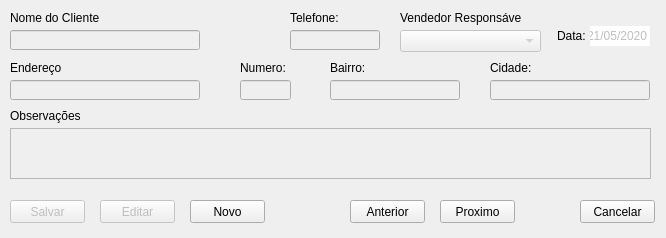
<?xml version="1.0" encoding="UTF-8"?>
<ui version="4.0">
 <class>tela_cadastro_cliente</class>
 <widget class="QMainWindow" name="tela_cadastro_cliente">
  <property name="enabled">
   <bool>true</bool>
  </property>
  <property name="geometry">
   <rect>
    <x>0</x>
    <y>0</y>
    <width>666</width>
    <height>238</height>
   </rect>
  </property>
  <property name="minimumSize">
   <size>
    <width>400</width>
    <height>200</height>
   </size>
  </property>
  <property name="windowTitle">
   <string>Cadastro de Clientes</string>
  </property>
  <widget class="QWidget" name="centralwidget">
   <widget class="QPushButton" name="pushButton_salvar">
    <property name="enabled">
     <bool>false</bool>
    </property>
    <property name="geometry">
     <rect>
      <x>10</x>
      <y>200</y>
      <width>75</width>
      <height>23</height>
     </rect>
    </property>
    <property name="text">
     <string>Salvar</string>
    </property>
   </widget>
   <widget class="QPushButton" name="pushButton_cancelar">
    <property name="geometry">
     <rect>
      <x>580</x>
      <y>200</y>
      <width>75</width>
      <height>23</height>
     </rect>
    </property>
    <property name="text">
     <string>Cancelar</string>
    </property>
   </widget>
   <widget class="QPushButton" name="pushButton_novo">
    <property name="geometry">
     <rect>
      <x>190</x>
      <y>200</y>
      <width>75</width>
      <height>23</height>
     </rect>
    </property>
    <property name="text">
     <string>Novo</string>
    </property>
   </widget>
   <widget class="QTextEdit" name="textEdit_observacoes">
    <property name="enabled">
     <bool>false</bool>
    </property>
    <property name="geometry">
     <rect>
      <x>10</x>
      <y>128</y>
      <width>641</width>
      <height>51</height>
     </rect>
    </property>
    <property name="toolTip">
     <string>Observações sobre o Orçamento</string>
    </property>
   </widget>
   <widget class="QLineEdit" name="lineEdit_telefone_cliente">
    <property name="enabled">
     <bool>false</bool>
    </property>
    <property name="geometry">
     <rect>
      <x>290</x>
      <y>30</y>
      <width>90</width>
      <height>20</height>
     </rect>
    </property>
    <property name="toolTip">
     <string>Telefone para contato</string>
    </property>
    <property name="text">
     <string/>
    </property>
   </widget>
   <widget class="QLabel" name="label_data">
    <property name="geometry">
     <rect>
      <x>557</x>
      <y>28</y>
      <width>31</width>
      <height>16</height>
     </rect>
    </property>
    <property name="focusPolicy">
     <enum>Qt::NoFocus</enum>
    </property>
    <property name="text">
     <string>Data:</string>
    </property>
   </widget>
   <widget class="QLineEdit" name="lineEdit_bairro_cliente">
    <property name="enabled">
     <bool>false</bool>
    </property>
    <property name="geometry">
     <rect>
      <x>330</x>
      <y>80</y>
      <width>130</width>
      <height>20</height>
     </rect>
    </property>
    <property name="toolTip">
     <string>Bairro da Obra</string>
    </property>
    <property name="text">
     <string/>
    </property>
   </widget>
   <widget class="QLabel" name="label_nome_cliente">
    <property name="geometry">
     <rect>
      <x>10</x>
      <y>10</y>
      <width>90</width>
      <height>16</height>
     </rect>
    </property>
    <property name="text">
     <string>Nome do Cliente:</string>
    </property>
   </widget>
   <widget class="QLabel" name="label_cidade_cliente">
    <property name="geometry">
     <rect>
      <x>490</x>
      <y>60</y>
      <width>41</width>
      <height>16</height>
     </rect>
    </property>
    <property name="text">
     <string>Cidade:</string>
    </property>
   </widget>
   <widget class="QLabel" name="label_numero_cliente">
    <property name="geometry">
     <rect>
      <x>240</x>
      <y>60</y>
      <width>45</width>
      <height>16</height>
     </rect>
    </property>
    <property name="text">
     <string>Numero:</string>
    </property>
   </widget>
   <widget class="QComboBox" name="comboBox_vendedores">
    <property name="enabled">
     <bool>false</bool>
    </property>
    <property name="geometry">
     <rect>
      <x>400</x>
      <y>30</y>
      <width>141</width>
      <height>22</height>
     </rect>
    </property>
    <property name="toolTip">
     <string>Vendedor Responsável</string>
    </property>
    <property name="placeholderText">
     <string>Selecione o vendedor</string>
    </property>
    <item>
     <property name="text">
      <string>Selecione o vendedor</string>
     </property>
    </item>
   </widget>
   <widget class="QLineEdit" name="lineEdit_data">
    <property name="enabled">
     <bool>false</bool>
    </property>
    <property name="geometry">
     <rect>
      <x>590</x>
      <y>26</y>
      <width>60</width>
      <height>20</height>
     </rect>
    </property>
    <property name="minimumSize">
     <size>
      <width>10</width>
      <height>0</height>
     </size>
    </property>
    <property name="maximumSize">
     <size>
      <width>250</width>
      <height>16777215</height>
     </size>
    </property>
    <property name="cursor">
     <cursorShape>ArrowCursor</cursorShape>
    </property>
    <property name="toolTip">
     <string>Data</string>
    </property>
    <property name="styleSheet">
     <string notr="true">background-color: rgb(255, 255, 255);</string>
    </property>
    <property name="text">
     <string>21/05/2020</string>
    </property>
    <property name="maxLength">
     <number>10</number>
    </property>
    <property name="frame">
     <bool>false</bool>
    </property>
    <property name="alignment">
     <set>Qt::AlignCenter</set>
    </property>
    <property name="placeholderText">
     <string/>
    </property>
   </widget>
   <widget class="QLabel" name="label_bairro_cliente">
    <property name="geometry">
     <rect>
      <x>330</x>
      <y>60</y>
      <width>41</width>
      <height>16</height>
     </rect>
    </property>
    <property name="text">
     <string>Bairro:</string>
    </property>
   </widget>
   <widget class="QLineEdit" name="lineEdit_nome_cliente">
    <property name="enabled">
     <bool>false</bool>
    </property>
    <property name="geometry">
     <rect>
      <x>10</x>
      <y>30</y>
      <width>190</width>
      <height>20</height>
     </rect>
    </property>
    <property name="toolTip">
     <string>Nome do Cliente</string>
    </property>
    <property name="text">
     <string/>
    </property>
   </widget>
   <widget class="QLineEdit" name="lineEdit_endereco_cliente">
    <property name="enabled">
     <bool>false</bool>
    </property>
    <property name="geometry">
     <rect>
      <x>10</x>
      <y>80</y>
      <width>190</width>
      <height>20</height>
     </rect>
    </property>
    <property name="toolTip">
     <string>Endereço da Obra ou do Cliente</string>
    </property>
    <property name="text">
     <string/>
    </property>
   </widget>
   <widget class="QLabel" name="label_observacoes">
    <property name="geometry">
     <rect>
      <x>10</x>
      <y>108</y>
      <width>71</width>
      <height>16</height>
     </rect>
    </property>
    <property name="text">
     <string>Observações:</string>
    </property>
   </widget>
   <widget class="QLabel" name="label_telefone_cliente">
    <property name="geometry">
     <rect>
      <x>290</x>
      <y>10</y>
      <width>50</width>
      <height>16</height>
     </rect>
    </property>
    <property name="text">
     <string>Telefone:</string>
    </property>
   </widget>
   <widget class="QLineEdit" name="lineEdit_cidade_cliente">
    <property name="enabled">
     <bool>false</bool>
    </property>
    <property name="geometry">
     <rect>
      <x>490</x>
      <y>80</y>
      <width>160</width>
      <height>20</height>
     </rect>
    </property>
    <property name="toolTip">
     <string>Cidade da Obra</string>
    </property>
    <property name="text">
     <string/>
    </property>
   </widget>
   <widget class="QLabel" name="label_vendedor">
    <property name="geometry">
     <rect>
      <x>400</x>
      <y>10</y>
      <width>121</width>
      <height>16</height>
     </rect>
    </property>
    <property name="text">
     <string>Vendedor Responsável:</string>
    </property>
   </widget>
   <widget class="QLabel" name="label_endereco_cliente">
    <property name="geometry">
     <rect>
      <x>10</x>
      <y>60</y>
      <width>51</width>
      <height>16</height>
     </rect>
    </property>
    <property name="text">
     <string>Endereço:</string>
    </property>
   </widget>
   <widget class="QLineEdit" name="lineEdit_numero_cliente">
    <property name="enabled">
     <bool>false</bool>
    </property>
    <property name="geometry">
     <rect>
      <x>240</x>
      <y>80</y>
      <width>51</width>
      <height>20</height>
     </rect>
    </property>
    <property name="toolTip">
     <string>Numero da Obra</string>
    </property>
    <property name="text">
     <string/>
    </property>
   </widget>
   <widget class="QPushButton" name="pushButton_anterior">
    <property name="geometry">
     <rect>
      <x>350</x>
      <y>200</y>
      <width>75</width>
      <height>23</height>
     </rect>
    </property>
    <property name="text">
     <string>Anterior</string>
    </property>
   </widget>
   <widget class="QPushButton" name="pushButton_proximo">
    <property name="geometry">
     <rect>
      <x>440</x>
      <y>200</y>
      <width>75</width>
      <height>23</height>
     </rect>
    </property>
    <property name="text">
     <string>Proximo</string>
    </property>
   </widget>
   <widget class="QPushButton" name="pushButton_editar">
    <property name="enabled">
     <bool>false</bool>
    </property>
    <property name="geometry">
     <rect>
      <x>100</x>
      <y>200</y>
      <width>75</width>
      <height>23</height>
     </rect>
    </property>
    <property name="text">
     <string>Editar</string>
    </property>
   </widget>
  </widget>
 </widget>
 <tabstops>
  <tabstop>lineEdit_nome_cliente</tabstop>
  <tabstop>lineEdit_telefone_cliente</tabstop>
  <tabstop>lineEdit_endereco_cliente</tabstop>
  <tabstop>lineEdit_numero_cliente</tabstop>
  <tabstop>lineEdit_bairro_cliente</tabstop>
  <tabstop>lineEdit_cidade_cliente</tabstop>
  <tabstop>textEdit_observacoes</tabstop>
  <tabstop>comboBox_vendedores</tabstop>
  <tabstop>pushButton_salvar</tabstop>
  <tabstop>pushButton_editar</tabstop>
  <tabstop>pushButton_novo</tabstop>
  <tabstop>pushButton_anterior</tabstop>
  <tabstop>pushButton_proximo</tabstop>
  <tabstop>pushButton_cancelar</tabstop>
  <tabstop>lineEdit_data</tabstop>
 </tabstops>
 <resources/>
 <connections/>
</ui>
